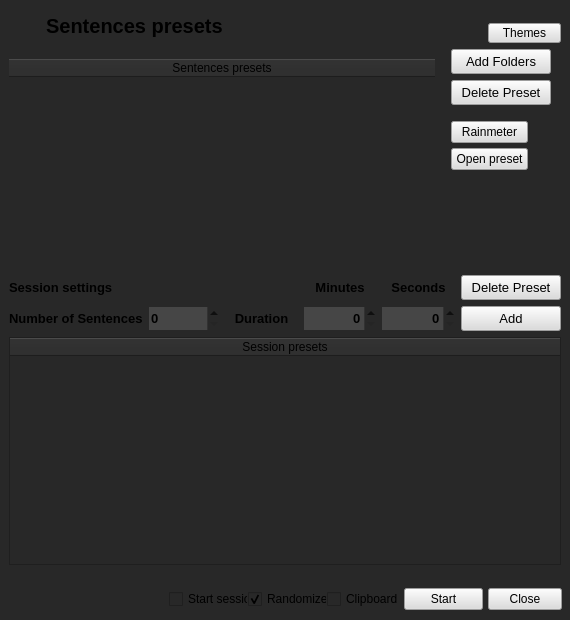
<?xml version="1.0" encoding="UTF-8"?>
<ui version="4.0">
 <class>MainWindow</class>
 <widget class="QMainWindow" name="MainWindow">
  <property name="geometry">
   <rect>
    <x>0</x>
    <y>0</y>
    <width>570</width>
    <height>620</height>
   </rect>
  </property>
  <property name="sizePolicy">
   <sizepolicy hsizetype="Fixed" vsizetype="Fixed">
    <horstretch>0</horstretch>
    <verstretch>0</verstretch>
   </sizepolicy>
  </property>
  <property name="minimumSize">
   <size>
    <width>570</width>
    <height>620</height>
   </size>
  </property>
  <property name="maximumSize">
   <size>
    <width>570</width>
    <height>620</height>
   </size>
  </property>
  <property name="palette">
   <palette>
    <active>
     <colorrole role="WindowText">
      <brush brushstyle="SolidPattern">
       <color alpha="255">
        <red>255</red>
        <green>255</green>
        <blue>255</blue>
       </color>
      </brush>
     </colorrole>
     <colorrole role="Button">
      <brush brushstyle="SolidPattern">
       <color alpha="255">
        <red>40</red>
        <green>40</green>
        <blue>40</blue>
       </color>
      </brush>
     </colorrole>
     <colorrole role="Text">
      <brush brushstyle="SolidPattern">
       <color alpha="255">
        <red>255</red>
        <green>255</green>
        <blue>255</blue>
       </color>
      </brush>
     </colorrole>
     <colorrole role="ButtonText">
      <brush brushstyle="SolidPattern">
       <color alpha="255">
        <red>255</red>
        <green>255</green>
        <blue>255</blue>
       </color>
      </brush>
     </colorrole>
     <colorrole role="Base">
      <brush brushstyle="SolidPattern">
       <color alpha="255">
        <red>40</red>
        <green>40</green>
        <blue>40</blue>
       </color>
      </brush>
     </colorrole>
     <colorrole role="Window">
      <brush brushstyle="SolidPattern">
       <color alpha="255">
        <red>40</red>
        <green>40</green>
        <blue>40</blue>
       </color>
      </brush>
     </colorrole>
    </active>
    <inactive>
     <colorrole role="WindowText">
      <brush brushstyle="SolidPattern">
       <color alpha="255">
        <red>255</red>
        <green>255</green>
        <blue>255</blue>
       </color>
      </brush>
     </colorrole>
     <colorrole role="Button">
      <brush brushstyle="SolidPattern">
       <color alpha="255">
        <red>40</red>
        <green>40</green>
        <blue>40</blue>
       </color>
      </brush>
     </colorrole>
     <colorrole role="Text">
      <brush brushstyle="SolidPattern">
       <color alpha="255">
        <red>255</red>
        <green>255</green>
        <blue>255</blue>
       </color>
      </brush>
     </colorrole>
     <colorrole role="ButtonText">
      <brush brushstyle="SolidPattern">
       <color alpha="255">
        <red>255</red>
        <green>255</green>
        <blue>255</blue>
       </color>
      </brush>
     </colorrole>
     <colorrole role="Base">
      <brush brushstyle="SolidPattern">
       <color alpha="255">
        <red>40</red>
        <green>40</green>
        <blue>40</blue>
       </color>
      </brush>
     </colorrole>
     <colorrole role="Window">
      <brush brushstyle="SolidPattern">
       <color alpha="255">
        <red>40</red>
        <green>40</green>
        <blue>40</blue>
       </color>
      </brush>
     </colorrole>
    </inactive>
    <disabled>
     <colorrole role="WindowText">
      <brush brushstyle="SolidPattern">
       <color alpha="255">
        <red>255</red>
        <green>255</green>
        <blue>255</blue>
       </color>
      </brush>
     </colorrole>
     <colorrole role="Button">
      <brush brushstyle="SolidPattern">
       <color alpha="255">
        <red>40</red>
        <green>40</green>
        <blue>40</blue>
       </color>
      </brush>
     </colorrole>
     <colorrole role="Text">
      <brush brushstyle="SolidPattern">
       <color alpha="255">
        <red>255</red>
        <green>255</green>
        <blue>255</blue>
       </color>
      </brush>
     </colorrole>
     <colorrole role="ButtonText">
      <brush brushstyle="SolidPattern">
       <color alpha="255">
        <red>255</red>
        <green>255</green>
        <blue>255</blue>
       </color>
      </brush>
     </colorrole>
     <colorrole role="Base">
      <brush brushstyle="SolidPattern">
       <color alpha="255">
        <red>40</red>
        <green>40</green>
        <blue>40</blue>
       </color>
      </brush>
     </colorrole>
     <colorrole role="Window">
      <brush brushstyle="SolidPattern">
       <color alpha="255">
        <red>40</red>
        <green>40</green>
        <blue>40</blue>
       </color>
      </brush>
     </colorrole>
    </disabled>
   </palette>
  </property>
  <property name="font">
   <font>
    <weight>75</weight>
    <bold>true</bold>
   </font>
  </property>
  <property name="focusPolicy">
   <enum>Qt::ClickFocus</enum>
  </property>
  <property name="acceptDrops">
   <bool>true</bool>
  </property>
  <property name="windowTitle">
   <string>Sentence Practice</string>
  </property>
  <property name="windowIcon">
   <iconset resource="resources/resources_config.qrc">
    <normaloff>:/icons/icons/session_writing.png</normaloff>:/icons/icons/session_writing.png</iconset>
  </property>
  <property name="windowOpacity">
   <double>4.000000000000000</double>
  </property>
  <property name="toolTip">
   <string/>
  </property>
  <property name="accessibleName">
   <string/>
  </property>
  <property name="autoFillBackground">
   <bool>false</bool>
  </property>
  <property name="styleSheet">
   <string notr="true">background: rgb(40,40,40); color: 'white'</string>
  </property>
  <property name="documentMode">
   <bool>false</bool>
  </property>
  <widget class="QWidget" name="centralwidget">
   <property name="palette">
    <palette>
     <active>
      <colorrole role="WindowText">
       <brush brushstyle="SolidPattern">
        <color alpha="255">
         <red>255</red>
         <green>255</green>
         <blue>255</blue>
        </color>
       </brush>
      </colorrole>
      <colorrole role="Button">
       <brush brushstyle="SolidPattern">
        <color alpha="255">
         <red>40</red>
         <green>40</green>
         <blue>40</blue>
        </color>
       </brush>
      </colorrole>
      <colorrole role="Text">
       <brush brushstyle="SolidPattern">
        <color alpha="255">
         <red>255</red>
         <green>255</green>
         <blue>255</blue>
        </color>
       </brush>
      </colorrole>
      <colorrole role="ButtonText">
       <brush brushstyle="SolidPattern">
        <color alpha="255">
         <red>255</red>
         <green>255</green>
         <blue>255</blue>
        </color>
       </brush>
      </colorrole>
      <colorrole role="Base">
       <brush brushstyle="SolidPattern">
        <color alpha="255">
         <red>40</red>
         <green>40</green>
         <blue>40</blue>
        </color>
       </brush>
      </colorrole>
      <colorrole role="Window">
       <brush brushstyle="SolidPattern">
        <color alpha="255">
         <red>40</red>
         <green>40</green>
         <blue>40</blue>
        </color>
       </brush>
      </colorrole>
     </active>
     <inactive>
      <colorrole role="WindowText">
       <brush brushstyle="SolidPattern">
        <color alpha="255">
         <red>255</red>
         <green>255</green>
         <blue>255</blue>
        </color>
       </brush>
      </colorrole>
      <colorrole role="Button">
       <brush brushstyle="SolidPattern">
        <color alpha="255">
         <red>40</red>
         <green>40</green>
         <blue>40</blue>
        </color>
       </brush>
      </colorrole>
      <colorrole role="Text">
       <brush brushstyle="SolidPattern">
        <color alpha="255">
         <red>255</red>
         <green>255</green>
         <blue>255</blue>
        </color>
       </brush>
      </colorrole>
      <colorrole role="ButtonText">
       <brush brushstyle="SolidPattern">
        <color alpha="255">
         <red>255</red>
         <green>255</green>
         <blue>255</blue>
        </color>
       </brush>
      </colorrole>
      <colorrole role="Base">
       <brush brushstyle="SolidPattern">
        <color alpha="255">
         <red>40</red>
         <green>40</green>
         <blue>40</blue>
        </color>
       </brush>
      </colorrole>
      <colorrole role="Window">
       <brush brushstyle="SolidPattern">
        <color alpha="255">
         <red>40</red>
         <green>40</green>
         <blue>40</blue>
        </color>
       </brush>
      </colorrole>
     </inactive>
     <disabled>
      <colorrole role="WindowText">
       <brush brushstyle="SolidPattern">
        <color alpha="255">
         <red>255</red>
         <green>255</green>
         <blue>255</blue>
        </color>
       </brush>
      </colorrole>
      <colorrole role="Button">
       <brush brushstyle="SolidPattern">
        <color alpha="255">
         <red>40</red>
         <green>40</green>
         <blue>40</blue>
        </color>
       </brush>
      </colorrole>
      <colorrole role="Text">
       <brush brushstyle="SolidPattern">
        <color alpha="255">
         <red>255</red>
         <green>255</green>
         <blue>255</blue>
        </color>
       </brush>
      </colorrole>
      <colorrole role="ButtonText">
       <brush brushstyle="SolidPattern">
        <color alpha="255">
         <red>255</red>
         <green>255</green>
         <blue>255</blue>
        </color>
       </brush>
      </colorrole>
      <colorrole role="Base">
       <brush brushstyle="SolidPattern">
        <color alpha="255">
         <red>40</red>
         <green>40</green>
         <blue>40</blue>
        </color>
       </brush>
      </colorrole>
      <colorrole role="Window">
       <brush brushstyle="SolidPattern">
        <color alpha="255">
         <red>40</red>
         <green>40</green>
         <blue>40</blue>
        </color>
       </brush>
      </colorrole>
     </disabled>
    </palette>
   </property>
   <layout class="QVBoxLayout" name="verticalLayout_4">
    <property name="topMargin">
     <number>8</number>
    </property>
    <property name="bottomMargin">
     <number>0</number>
    </property>
    <item>
     <layout class="QGridLayout" name="gridLayout_7">
      <property name="topMargin">
       <number>0</number>
      </property>
      <property name="rightMargin">
       <number>0</number>
      </property>
      <property name="spacing">
       <number>0</number>
      </property>
      <item row="0" column="0">
       <layout class="QHBoxLayout" name="horizontalLayout_2">
        <property name="spacing">
         <number>0</number>
        </property>
        <property name="leftMargin">
         <number>0</number>
        </property>
        <property name="topMargin">
         <number>0</number>
        </property>
        <property name="rightMargin">
         <number>0</number>
        </property>
        <property name="bottomMargin">
         <number>0</number>
        </property>
        <item>
         <layout class="QHBoxLayout" name="horizontalLayout_4">
          <property name="rightMargin">
           <number>253</number>
          </property>
          <item>
           <widget class="QLabel" name="label">
            <property name="text">
             <string>&lt;html&gt;&lt;head/&gt;&lt;body&gt;&lt;p&gt;&lt;img src=&quot;:/icons/icons/session_writing_48x48.png&quot;/&gt;&lt;/p&gt;&lt;/body&gt;&lt;/html&gt;</string>
            </property>
           </widget>
          </item>
          <item>
           <widget class="QLabel" name="select_images">
            <property name="minimumSize">
             <size>
              <width>200</width>
              <height>27</height>
             </size>
            </property>
            <property name="maximumSize">
             <size>
              <width>200</width>
              <height>27</height>
             </size>
            </property>
            <property name="font">
             <font>
              <pointsize>15</pointsize>
              <weight>75</weight>
              <bold>true</bold>
             </font>
            </property>
            <property name="styleSheet">
             <string notr="true">color: 'white';</string>
            </property>
            <property name="text">
             <string>  Sentences presets</string>
            </property>
           </widget>
          </item>
         </layout>
        </item>
       </layout>
      </item>
      <item row="0" column="1">
       <layout class="QHBoxLayout" name="horizontalLayout_3">
        <property name="leftMargin">
         <number>0</number>
        </property>
        <property name="topMargin">
         <number>15</number>
        </property>
        <property name="bottomMargin">
         <number>0</number>
        </property>
        <item>
         <widget class="QPushButton" name="theme_options_button">
          <property name="minimumSize">
           <size>
            <width>73</width>
            <height>20</height>
           </size>
          </property>
          <property name="maximumSize">
           <size>
            <width>25</width>
            <height>20</height>
           </size>
          </property>
          <property name="focusPolicy">
           <enum>Qt::NoFocus</enum>
          </property>
          <property name="styleSheet">
           <string notr="true">background: rgb(220,220,220); color: 'black';</string>
          </property>
          <property name="text">
           <string>Themes</string>
          </property>
         </widget>
        </item>
       </layout>
      </item>
     </layout>
    </item>
    <item>
     <layout class="QGridLayout" name="gridLayout_3">
      <item row="0" column="0">
       <layout class="QGridLayout" name="gridLayout_4">
        <property name="topMargin">
         <number>0</number>
        </property>
        <item row="0" column="1">
         <widget class="QTableWidget" name="table_sentences_selection">
          <property name="enabled">
           <bool>true</bool>
          </property>
          <property name="sizePolicy">
           <sizepolicy hsizetype="Expanding" vsizetype="Expanding">
            <horstretch>0</horstretch>
            <verstretch>0</verstretch>
           </sizepolicy>
          </property>
          <property name="minimumSize">
           <size>
            <width>300</width>
            <height>100</height>
           </size>
          </property>
          <property name="maximumSize">
           <size>
            <width>500</width>
            <height>200</height>
           </size>
          </property>
          <property name="font">
           <font>
            <pointsize>9</pointsize>
            <weight>50</weight>
            <italic>false</italic>
            <bold>false</bold>
            <underline>false</underline>
            <strikeout>false</strikeout>
           </font>
          </property>
          <property name="focusPolicy">
           <enum>Qt::NoFocus</enum>
          </property>
          <property name="toolTip">
           <string/>
          </property>
          <property name="autoFillBackground">
           <bool>false</bool>
          </property>
          <property name="styleSheet">
           <string notr="true">QHeaderView::section {background: rgb(220,220,220); color: 'black'};</string>
          </property>
          <property name="frameShape">
           <enum>QFrame::NoFrame</enum>
          </property>
          <property name="horizontalScrollBarPolicy">
           <enum>Qt::ScrollBarAlwaysOff</enum>
          </property>
          <property name="autoScroll">
           <bool>true</bool>
          </property>
          <property name="autoScrollMargin">
           <number>20</number>
          </property>
          <property name="editTriggers">
           <set>QAbstractItemView::DoubleClicked</set>
          </property>
          <property name="tabKeyNavigation">
           <bool>false</bool>
          </property>
          <property name="dragDropOverwriteMode">
           <bool>false</bool>
          </property>
          <property name="alternatingRowColors">
           <bool>false</bool>
          </property>
          <property name="selectionMode">
           <enum>QAbstractItemView::SingleSelection</enum>
          </property>
          <property name="selectionBehavior">
           <enum>QAbstractItemView::SelectRows</enum>
          </property>
          <property name="showGrid">
           <bool>true</bool>
          </property>
          <property name="cornerButtonEnabled">
           <bool>true</bool>
          </property>
          <attribute name="horizontalHeaderDefaultSectionSize">
           <number>50</number>
          </attribute>
          <attribute name="horizontalHeaderHighlightSections">
           <bool>false</bool>
          </attribute>
          <attribute name="horizontalHeaderMinimumSectionSize">
           <number>35</number>
          </attribute>
          <attribute name="horizontalHeaderStretchLastSection">
           <bool>true</bool>
          </attribute>
          <attribute name="verticalHeaderVisible">
           <bool>false</bool>
          </attribute>
          <attribute name="verticalHeaderHighlightSections">
           <bool>false</bool>
          </attribute>
          <attribute name="verticalHeaderStretchLastSection">
           <bool>false</bool>
          </attribute>
          <column>
           <property name="text">
            <string>Sentences presets</string>
           </property>
           <property name="font">
            <font>
             <family>Arial</family>
             <pointsize>9</pointsize>
             <weight>50</weight>
             <bold>false</bold>
            </font>
           </property>
          </column>
         </widget>
        </item>
       </layout>
      </item>
      <item row="0" column="1">
       <layout class="QGridLayout" name="gridLayout_2">
        <property name="leftMargin">
         <number>10</number>
        </property>
        <property name="topMargin">
         <number>0</number>
        </property>
        <property name="rightMargin">
         <number>10</number>
        </property>
        <property name="bottomMargin">
         <number>0</number>
        </property>
        <property name="verticalSpacing">
         <number>6</number>
        </property>
        <item row="7" column="0">
         <layout class="QVBoxLayout" name="verticalLayout">
          <property name="spacing">
           <number>0</number>
          </property>
          <item>
           <widget class="QPushButton" name="delete_sentences_preset">
            <property name="minimumSize">
             <size>
              <width>100</width>
              <height>25</height>
             </size>
            </property>
            <property name="maximumSize">
             <size>
              <width>100</width>
              <height>25</height>
             </size>
            </property>
            <property name="font">
             <font>
              <pointsize>10</pointsize>
              <weight>50</weight>
              <bold>false</bold>
              <kerning>false</kerning>
             </font>
            </property>
            <property name="focusPolicy">
             <enum>Qt::NoFocus</enum>
            </property>
            <property name="toolTip">
             <string/>
            </property>
            <property name="styleSheet">
             <string notr="true">background: rgb(220,220,220); color: 'black';</string>
            </property>
            <property name="text">
             <string>Delete Preset</string>
            </property>
            <property name="iconSize">
             <size>
              <width>24</width>
              <height>24</height>
             </size>
            </property>
           </widget>
          </item>
          <item>
           <layout class="QVBoxLayout" name="verticalLayout_6">
            <property name="topMargin">
             <number>15</number>
            </property>
           </layout>
          </item>
          <item>
           <widget class="QPushButton" name="rainmeter_preset_button">
            <property name="minimumSize">
             <size>
              <width>50</width>
              <height>22</height>
             </size>
            </property>
            <property name="maximumSize">
             <size>
              <width>77</width>
              <height>20</height>
             </size>
            </property>
            <property name="focusPolicy">
             <enum>Qt::NoFocus</enum>
            </property>
            <property name="toolTip">
             <string/>
            </property>
            <property name="styleSheet">
             <string notr="true">background: rgb(220,220,220); color: 'black';</string>
            </property>
            <property name="text">
             <string>Rainmeter</string>
            </property>
           </widget>
          </item>
          <item>
           <layout class="QVBoxLayout" name="verticalLayout_7">
            <property name="topMargin">
             <number>5</number>
            </property>
           </layout>
          </item>
          <item>
           <widget class="QPushButton" name="open_preset_button">
            <property name="minimumSize">
             <size>
              <width>50</width>
              <height>22</height>
             </size>
            </property>
            <property name="maximumSize">
             <size>
              <width>77</width>
              <height>20</height>
             </size>
            </property>
            <property name="toolTip">
             <string/>
            </property>
            <property name="styleSheet">
             <string notr="true">background: rgb(220,220,220); color: 'black';</string>
            </property>
            <property name="text">
             <string>Open preset</string>
            </property>
           </widget>
          </item>
          <item>
           <layout class="QVBoxLayout" name="verticalLayout_3">
            <property name="leftMargin">
             <number>10</number>
            </property>
            <property name="topMargin">
             <number>14</number>
            </property>
            <property name="bottomMargin">
             <number>145</number>
            </property>
            <item>
             <layout class="QVBoxLayout" name="verticalLayout_5">
              <property name="leftMargin">
               <number>29</number>
              </property>
              <property name="rightMargin">
               <number>0</number>
              </property>
             </layout>
            </item>
           </layout>
          </item>
         </layout>
        </item>
        <item row="6" column="0">
         <layout class="QVBoxLayout" name="verticalLayout_2">
          <property name="spacing">
           <number>0</number>
          </property>
          <item>
           <widget class="QPushButton" name="add_folders_button">
            <property name="minimumSize">
             <size>
              <width>100</width>
              <height>25</height>
             </size>
            </property>
            <property name="maximumSize">
             <size>
              <width>100</width>
              <height>25</height>
             </size>
            </property>
            <property name="palette">
             <palette>
              <active>
               <colorrole role="WindowText">
                <brush brushstyle="SolidPattern">
                 <color alpha="255">
                  <red>0</red>
                  <green>0</green>
                  <blue>0</blue>
                 </color>
                </brush>
               </colorrole>
               <colorrole role="Button">
                <brush brushstyle="SolidPattern">
                 <color alpha="255">
                  <red>220</red>
                  <green>220</green>
                  <blue>220</blue>
                 </color>
                </brush>
               </colorrole>
               <colorrole role="Text">
                <brush brushstyle="SolidPattern">
                 <color alpha="255">
                  <red>0</red>
                  <green>0</green>
                  <blue>0</blue>
                 </color>
                </brush>
               </colorrole>
               <colorrole role="ButtonText">
                <brush brushstyle="SolidPattern">
                 <color alpha="255">
                  <red>0</red>
                  <green>0</green>
                  <blue>0</blue>
                 </color>
                </brush>
               </colorrole>
               <colorrole role="Base">
                <brush brushstyle="SolidPattern">
                 <color alpha="255">
                  <red>220</red>
                  <green>220</green>
                  <blue>220</blue>
                 </color>
                </brush>
               </colorrole>
               <colorrole role="Window">
                <brush brushstyle="SolidPattern">
                 <color alpha="255">
                  <red>220</red>
                  <green>220</green>
                  <blue>220</blue>
                 </color>
                </brush>
               </colorrole>
              </active>
              <inactive>
               <colorrole role="WindowText">
                <brush brushstyle="SolidPattern">
                 <color alpha="255">
                  <red>0</red>
                  <green>0</green>
                  <blue>0</blue>
                 </color>
                </brush>
               </colorrole>
               <colorrole role="Button">
                <brush brushstyle="SolidPattern">
                 <color alpha="255">
                  <red>220</red>
                  <green>220</green>
                  <blue>220</blue>
                 </color>
                </brush>
               </colorrole>
               <colorrole role="Text">
                <brush brushstyle="SolidPattern">
                 <color alpha="255">
                  <red>0</red>
                  <green>0</green>
                  <blue>0</blue>
                 </color>
                </brush>
               </colorrole>
               <colorrole role="ButtonText">
                <brush brushstyle="SolidPattern">
                 <color alpha="255">
                  <red>0</red>
                  <green>0</green>
                  <blue>0</blue>
                 </color>
                </brush>
               </colorrole>
               <colorrole role="Base">
                <brush brushstyle="SolidPattern">
                 <color alpha="255">
                  <red>220</red>
                  <green>220</green>
                  <blue>220</blue>
                 </color>
                </brush>
               </colorrole>
               <colorrole role="Window">
                <brush brushstyle="SolidPattern">
                 <color alpha="255">
                  <red>220</red>
                  <green>220</green>
                  <blue>220</blue>
                 </color>
                </brush>
               </colorrole>
              </inactive>
              <disabled>
               <colorrole role="WindowText">
                <brush brushstyle="SolidPattern">
                 <color alpha="255">
                  <red>0</red>
                  <green>0</green>
                  <blue>0</blue>
                 </color>
                </brush>
               </colorrole>
               <colorrole role="Button">
                <brush brushstyle="SolidPattern">
                 <color alpha="255">
                  <red>220</red>
                  <green>220</green>
                  <blue>220</blue>
                 </color>
                </brush>
               </colorrole>
               <colorrole role="Text">
                <brush brushstyle="SolidPattern">
                 <color alpha="255">
                  <red>0</red>
                  <green>0</green>
                  <blue>0</blue>
                 </color>
                </brush>
               </colorrole>
               <colorrole role="ButtonText">
                <brush brushstyle="SolidPattern">
                 <color alpha="255">
                  <red>0</red>
                  <green>0</green>
                  <blue>0</blue>
                 </color>
                </brush>
               </colorrole>
               <colorrole role="Base">
                <brush brushstyle="SolidPattern">
                 <color alpha="255">
                  <red>220</red>
                  <green>220</green>
                  <blue>220</blue>
                 </color>
                </brush>
               </colorrole>
               <colorrole role="Window">
                <brush brushstyle="SolidPattern">
                 <color alpha="255">
                  <red>220</red>
                  <green>220</green>
                  <blue>220</blue>
                 </color>
                </brush>
               </colorrole>
              </disabled>
             </palette>
            </property>
            <property name="font">
             <font>
              <pointsize>10</pointsize>
              <weight>50</weight>
              <bold>false</bold>
             </font>
            </property>
            <property name="focusPolicy">
             <enum>Qt::NoFocus</enum>
            </property>
            <property name="toolTip">
             <string/>
            </property>
            <property name="autoFillBackground">
             <bool>false</bool>
            </property>
            <property name="styleSheet">
             <string notr="true">background: rgb(220,220,220); color: 'black';</string>
            </property>
            <property name="text">
             <string>Add Folders</string>
            </property>
            <property name="iconSize">
             <size>
              <width>24</width>
              <height>24</height>
             </size>
            </property>
            <property name="autoDefault">
             <bool>false</bool>
            </property>
            <property name="default">
             <bool>false</bool>
            </property>
            <property name="flat">
             <bool>false</bool>
            </property>
           </widget>
          </item>
         </layout>
        </item>
       </layout>
      </item>
     </layout>
    </item>
    <item>
     <layout class="QGridLayout" name="gridLayout">
      <item row="0" column="0">
       <widget class="QLabel" name="label_7">
        <property name="font">
         <font>
          <pointsize>10</pointsize>
          <weight>75</weight>
          <bold>true</bold>
         </font>
        </property>
        <property name="toolTip">
         <string/>
        </property>
        <property name="styleSheet">
         <string notr="true">color: 'white';</string>
        </property>
        <property name="text">
         <string>Session settings</string>
        </property>
       </widget>
      </item>
      <item row="0" column="3">
       <widget class="QLabel" name="label_5">
        <property name="font">
         <font>
          <pointsize>10</pointsize>
          <weight>75</weight>
          <bold>true</bold>
         </font>
        </property>
        <property name="autoFillBackground">
         <bool>false</bool>
        </property>
        <property name="styleSheet">
         <string notr="true">color: 'white';</string>
        </property>
        <property name="text">
         <string>Minutes</string>
        </property>
        <property name="alignment">
         <set>Qt::AlignCenter</set>
        </property>
       </widget>
      </item>
      <item row="0" column="4">
       <widget class="QLabel" name="label_6">
        <property name="font">
         <font>
          <pointsize>10</pointsize>
          <weight>75</weight>
          <bold>true</bold>
         </font>
        </property>
        <property name="styleSheet">
         <string notr="true">color: 'white';</string>
        </property>
        <property name="text">
         <string>Seconds</string>
        </property>
        <property name="alignment">
         <set>Qt::AlignCenter</set>
        </property>
       </widget>
      </item>
      <item row="1" column="0">
       <widget class="QLabel" name="sentence_amount_label">
        <property name="font">
         <font>
          <pointsize>10</pointsize>
          <weight>75</weight>
          <bold>true</bold>
         </font>
        </property>
        <property name="styleSheet">
         <string notr="true">color: 'white';</string>
        </property>
        <property name="text">
         <string>Number of Sentences</string>
        </property>
       </widget>
      </item>
      <item row="1" column="2">
       <widget class="QLabel" name="duration_label">
        <property name="font">
         <font>
          <pointsize>10</pointsize>
          <weight>75</weight>
          <bold>true</bold>
         </font>
        </property>
        <property name="styleSheet">
         <string notr="true">color: 'white';</string>
        </property>
        <property name="text">
         <string>Duration</string>
        </property>
        <property name="alignment">
         <set>Qt::AlignCenter</set>
        </property>
       </widget>
      </item>
      <item row="1" column="1">
       <widget class="QSpinBox" name="set_number_of_sentences">
        <property name="maximumSize">
         <size>
          <width>70</width>
          <height>16777215</height>
         </size>
        </property>
        <property name="font">
         <font>
          <pointsize>10</pointsize>
          <weight>75</weight>
          <bold>true</bold>
         </font>
        </property>
        <property name="styleSheet">
         <string notr="true">background: rgb(70,70,70); color: 'white';</string>
        </property>
        <property name="frame">
         <bool>false</bool>
        </property>
        <property name="maximum">
         <number>999999999</number>
        </property>
       </widget>
      </item>
      <item row="1" column="3">
       <widget class="QSpinBox" name="set_minutes">
        <property name="font">
         <font>
          <pointsize>10</pointsize>
          <weight>75</weight>
          <bold>true</bold>
         </font>
        </property>
        <property name="focusPolicy">
         <enum>Qt::WheelFocus</enum>
        </property>
        <property name="contextMenuPolicy">
         <enum>Qt::DefaultContextMenu</enum>
        </property>
        <property name="styleSheet">
         <string notr="true">background: rgb(70,70,70); color: 'white';</string>
        </property>
        <property name="wrapping">
         <bool>false</bool>
        </property>
        <property name="frame">
         <bool>false</bool>
        </property>
        <property name="alignment">
         <set>Qt::AlignRight|Qt::AlignTrailing|Qt::AlignVCenter</set>
        </property>
        <property name="keyboardTracking">
         <bool>true</bool>
        </property>
        <property name="maximum">
         <number>999999999</number>
        </property>
       </widget>
      </item>
      <item row="1" column="4">
       <widget class="QSpinBox" name="set_seconds">
        <property name="font">
         <font>
          <pointsize>10</pointsize>
          <weight>75</weight>
          <bold>true</bold>
         </font>
        </property>
        <property name="focusPolicy">
         <enum>Qt::WheelFocus</enum>
        </property>
        <property name="contextMenuPolicy">
         <enum>Qt::DefaultContextMenu</enum>
        </property>
        <property name="styleSheet">
         <string notr="true">background: rgb(70,70,70); color: 'white';</string>
        </property>
        <property name="frame">
         <bool>false</bool>
        </property>
        <property name="alignment">
         <set>Qt::AlignRight|Qt::AlignTrailing|Qt::AlignVCenter</set>
        </property>
        <property name="keyboardTracking">
         <bool>true</bool>
        </property>
        <property name="maximum">
         <number>59</number>
        </property>
       </widget>
      </item>
      <item row="1" column="5">
       <widget class="QPushButton" name="save_session_presets_button">
        <property name="minimumSize">
         <size>
          <width>100</width>
          <height>25</height>
         </size>
        </property>
        <property name="font">
         <font>
          <pointsize>10</pointsize>
          <weight>50</weight>
          <bold>false</bold>
         </font>
        </property>
        <property name="focusPolicy">
         <enum>Qt::NoFocus</enum>
        </property>
        <property name="toolTip">
         <string/>
        </property>
        <property name="autoFillBackground">
         <bool>false</bool>
        </property>
        <property name="styleSheet">
         <string notr="true">background: rgb(220,220,220); color: 'black';</string>
        </property>
        <property name="text">
         <string>Add</string>
        </property>
        <property name="iconSize">
         <size>
          <width>24</width>
          <height>24</height>
         </size>
        </property>
        <property name="autoDefault">
         <bool>false</bool>
        </property>
        <property name="flat">
         <bool>false</bool>
        </property>
       </widget>
      </item>
      <item row="0" column="5">
       <widget class="QPushButton" name="delete_session_preset">
        <property name="minimumSize">
         <size>
          <width>100</width>
          <height>25</height>
         </size>
        </property>
        <property name="font">
         <font>
          <pointsize>10</pointsize>
          <weight>50</weight>
          <bold>false</bold>
         </font>
        </property>
        <property name="focusPolicy">
         <enum>Qt::NoFocus</enum>
        </property>
        <property name="toolTip">
         <string/>
        </property>
        <property name="styleSheet">
         <string notr="true">background: rgb(220,220,220); color: 'black';</string>
        </property>
        <property name="text">
         <string>Delete Preset</string>
        </property>
       </widget>
      </item>
     </layout>
    </item>
    <item>
     <widget class="QTableWidget" name="table_session_selection">
      <property name="minimumSize">
       <size>
        <width>540</width>
        <height>228</height>
       </size>
      </property>
      <property name="focusPolicy">
       <enum>Qt::NoFocus</enum>
      </property>
      <property name="styleSheet">
       <string notr="true">QHeaderView::section {background: rgb(220,220,220); color: 'black'};background: rgb(80,80,80)</string>
      </property>
      <property name="frameShape">
       <enum>QFrame::StyledPanel</enum>
      </property>
      <property name="horizontalScrollBarPolicy">
       <enum>Qt::ScrollBarAlwaysOff</enum>
      </property>
      <property name="editTriggers">
       <set>QAbstractItemView::DoubleClicked</set>
      </property>
      <property name="selectionMode">
       <enum>QAbstractItemView::SingleSelection</enum>
      </property>
      <property name="selectionBehavior">
       <enum>QAbstractItemView::SelectItems</enum>
      </property>
      <property name="resize" stdset="0">
       <string/>
      </property>
      <attribute name="horizontalHeaderDefaultSectionSize">
       <number>50</number>
      </attribute>
      <attribute name="horizontalHeaderHighlightSections">
       <bool>false</bool>
      </attribute>
      <attribute name="horizontalHeaderStretchLastSection">
       <bool>true</bool>
      </attribute>
      <attribute name="verticalHeaderVisible">
       <bool>false</bool>
      </attribute>
      <attribute name="verticalHeaderHighlightSections">
       <bool>false</bool>
      </attribute>
      <column>
       <property name="text">
        <string>Session presets</string>
       </property>
       <property name="font">
        <font>
         <family>Arial</family>
         <pointsize>9</pointsize>
         <stylestrategy>PreferDefault</stylestrategy>
         <kerning>true</kerning>
        </font>
       </property>
      </column>
     </widget>
    </item>
    <item>
     <layout class="QGridLayout" name="gridLayout_5">
      <property name="leftMargin">
       <number>160</number>
      </property>
      <property name="bottomMargin">
       <number>10</number>
      </property>
      <property name="horizontalSpacing">
       <number>6</number>
      </property>
      <property name="verticalSpacing">
       <number>0</number>
      </property>
      <item row="3" column="0" colspan="2">
       <layout class="QGridLayout" name="gridLayout_6" rowstretch="0">
        <property name="sizeConstraint">
         <enum>QLayout::SetDefaultConstraint</enum>
        </property>
        <property name="topMargin">
         <number>25</number>
        </property>
        <property name="bottomMargin">
         <number>0</number>
        </property>
        <property name="horizontalSpacing">
         <number>0</number>
        </property>
        <item row="0" column="4">
         <widget class="QPushButton" name="start_session_button">
          <property name="maximumSize">
           <size>
            <width>80</width>
            <height>16777215</height>
           </size>
          </property>
          <property name="focusPolicy">
           <enum>Qt::NoFocus</enum>
          </property>
          <property name="toolTip">
           <string/>
          </property>
          <property name="autoFillBackground">
           <bool>false</bool>
          </property>
          <property name="styleSheet">
           <string notr="true">background: rgb(220,220,220); color: 'black';</string>
          </property>
          <property name="text">
           <string>Start</string>
          </property>
         </widget>
        </item>
        <item row="0" column="2">
         <widget class="QCheckBox" name="clipboard_toggle">
          <property name="maximumSize">
           <size>
            <width>100</width>
            <height>50</height>
           </size>
          </property>
          <property name="baseSize">
           <size>
            <width>0</width>
            <height>0</height>
           </size>
          </property>
          <property name="toolTip">
           <string>&lt;p style=&quot;color:black&quot;&gt; Automatically copy sentences to clipboard if selected.&lt;/p&gt;</string>
          </property>
          <property name="text">
           <string>Clipboard</string>
          </property>
         </widget>
        </item>
        <item row="0" column="6">
         <layout class="QHBoxLayout" name="horizontalLayout">
          <property name="leftMargin">
           <number>5</number>
          </property>
          <property name="rightMargin">
           <number>0</number>
          </property>
          <item>
           <widget class="QPushButton" name="close_window_button">
            <property name="maximumSize">
             <size>
              <width>80</width>
              <height>16777215</height>
             </size>
            </property>
            <property name="focusPolicy">
             <enum>Qt::NoFocus</enum>
            </property>
            <property name="toolTip">
             <string/>
            </property>
            <property name="styleSheet">
             <string notr="true">background: rgb(220,220,220); color: 'black';</string>
            </property>
            <property name="text">
             <string>Close</string>
            </property>
           </widget>
          </item>
         </layout>
        </item>
        <item row="0" column="0">
         <widget class="QCheckBox" name="auto_start_toggle">
          <property name="maximumSize">
           <size>
            <width>100</width>
            <height>50</height>
           </size>
          </property>
          <property name="toolTip">
           <string>&lt;p style=&quot;color:black&quot;&gt;Automatically start session on next launch if selected instead of opening the menu window.&lt;/p&gt;</string>
          </property>
          <property name="text">
           <string>Start session</string>
          </property>
         </widget>
        </item>
        <item row="0" column="1">
         <widget class="QCheckBox" name="randomize_toggle">
          <property name="maximumSize">
           <size>
            <width>100</width>
            <height>50</height>
           </size>
          </property>
          <property name="baseSize">
           <size>
            <width>0</width>
            <height>0</height>
           </size>
          </property>
          <property name="toolTip">
           <string>&lt;p style=&quot;color:black&quot;&gt;Display the sentences randomly if selected.&lt;/p&gt;</string>
          </property>
          <property name="text">
           <string>Randomize</string>
          </property>
          <property name="checked">
           <bool>true</bool>
          </property>
         </widget>
        </item>
       </layout>
      </item>
     </layout>
    </item>
   </layout>
  </widget>
  <widget class="QMenuBar" name="menubar">
   <property name="geometry">
    <rect>
     <x>0</x>
     <y>0</y>
     <width>570</width>
     <height>21</height>
    </rect>
   </property>
  </widget>
 </widget>
 <tabstops>
  <tabstop>set_number_of_sentences</tabstop>
  <tabstop>set_minutes</tabstop>
  <tabstop>set_seconds</tabstop>
 </tabstops>
 <resources>
  <include location="resources/resources_config.qrc"/>
 </resources>
 <connections/>
 <slots>
  <slot>start_session()</slot>
  <slot>reformat()</slot>
  <slot>open_files()</slot>
  <slot>update_amount()</slot>
 </slots>
</ui>
